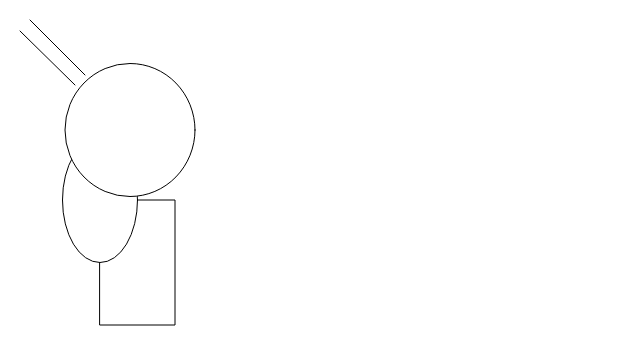
Frame 1 (no input)
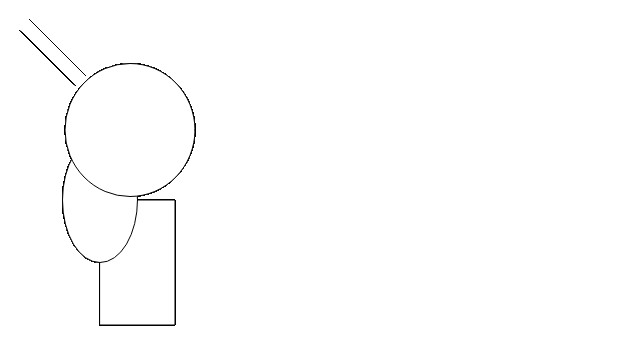
Frame 60 (no input)
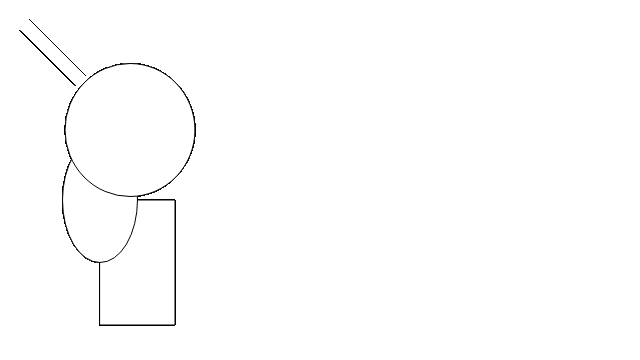
Frame 120 (the mouse pressed at the canvas centre since frame 60)

The p5.js sketch that drew these frames (run headless with seeded random() and noise() and a simulated clock; from frame 60 on, the mouse is pressed at the canvas centre):

// p5.js sketch
// ── sketch.js
function setup() { 				//  Shapes etc 1.3
createCanvas(640, 360);
}

function draw() {
rect(100, 200, 75, 125); 
ellipse(100, 200, 75, 125); 
ellipse(130, 130,130,133); 
line(30, 20, 85, 75);
line(75, 85, 20, 31);



}
